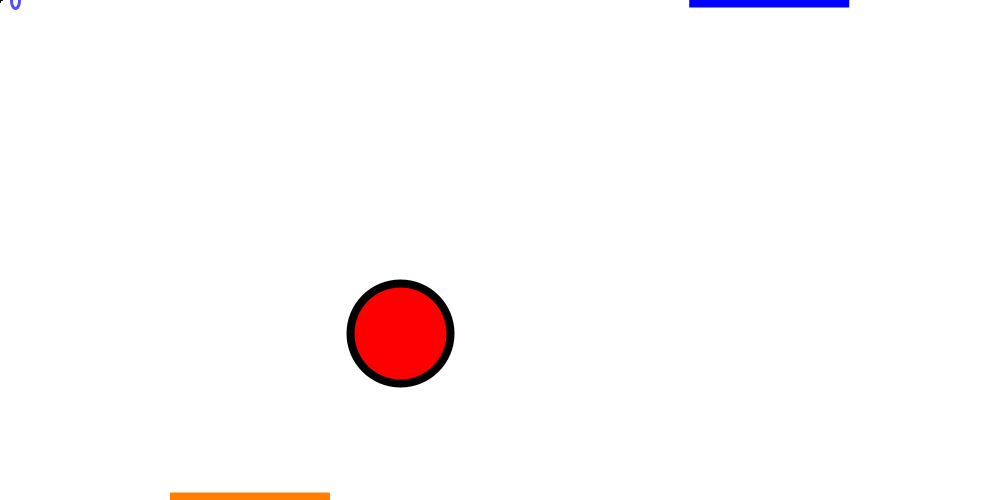
Frame 1 (no input)
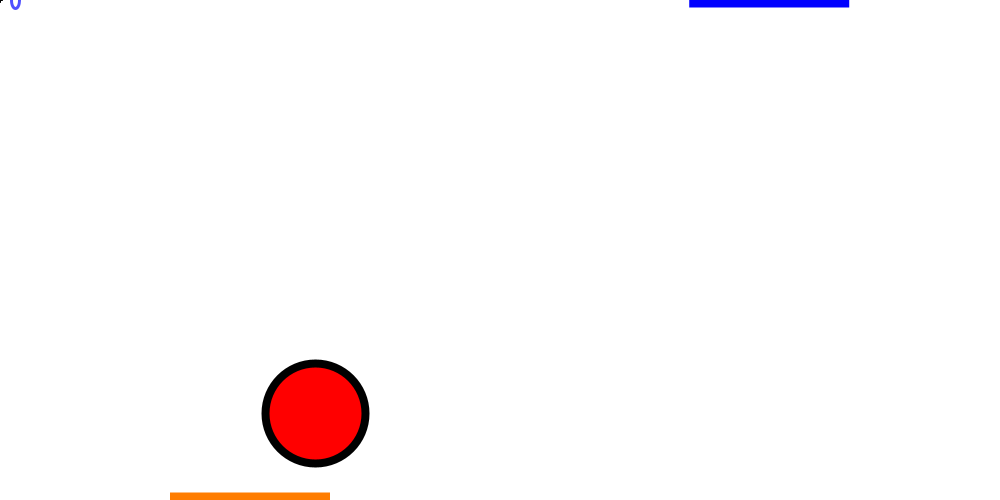
Frame 60 (the mouse pressed at the canvas centre just before this capture)
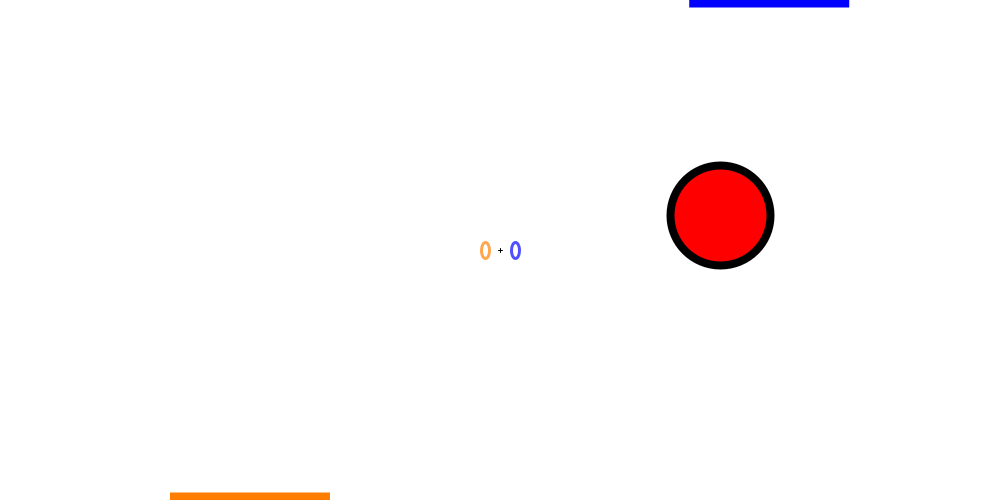
Frame 120 (the mouse held since frame 60 and released just before this capture)

The Processing sketch that drew these frames (run headless with seeded random() and noise(); from frame 60 on, the mouse is pressed at the canvas centre):

// Processing sketch: processing_103579
// ── processing_103579.pde

// Jefferson Lam
// November 2012

// ball variables
float X, Y, Xspeed, Yspeed, d, r;
// environment variables
float gravity, stopSpeed, dissipation, friction, airResist, airStopSpeed;
//portal variables
float xorng, yorng, xbl, ybl, xorngGhost, yorngGhost, xblGhost, yblGhost;
boolean orngToggle, blToggle, orngPortal, blPortal, orngPossible, blPossible, orngDraw, blDraw, orangeToBlue, blueToOrange;

void setup() {
  size(1000, 500);
  smooth();
  noCursor();
  // initialize ball variables
  d = 100;
  r = d/2;
  X = width/2.5;
  Y = height/1.5;
  Xspeed = -1.5;
  Yspeed = 0.8;

  // initialize environment variables
  gravity = 0.6;
  stopSpeed = 0.0;
  dissipation = 0.2;
  friction = 0.96;
  airResist = 0.0004;
  airStopSpeed = 0.0001;

  // initialize portal variables
  orngDraw = true;
  blDraw = true;
  orangeToBlue = false;
  blueToOrange = false;
  xorng = width/4;
  yorng = height;
  xbl = width/1.3;
  ybl = 0;
}

void draw() {
  background(255, 255, 255);
  displayBall();
  portalCheck();
  portalGhost();
  drawPortals();
  mouseOverlay();
  ballPortal();
  if (mousePressed && mouseOnBall() && orngToggle == false && blToggle == false) {
    holdBall();
  }
  else {
    moveBall();
    updateSpeed();
  }
//  debugger();
}

void keyPressed() {
  if (key == 'z') {
    orngToggle = !orngToggle;
    blToggle = false;
  } 
  else if (key == 'x') {
    blToggle = !blToggle;
    orngToggle = false;
  }
}

void mousePressed() {
  portalLocation();
}

boolean mouseOnBall() {
  if ( dist(X,Y,mouseX,mouseY)<50 ) {
    return true;
  } else {
    return false;
  }
}

boolean ballNearPortal() {
  if (dist(X,Y,xorng,yorng)<80 || dist(X,Y,xbl,ybl)<80) {
    return true;
  } else {
    return false;
  }
}

boolean ballNearOrange() {
  if (ballNearPortal() && dist(X,Y,xorng,yorng)<80) {
    return true;
  } else {
    return false;
  }
}

boolean ballNearBlue() {
  if (ballNearPortal() && dist(X,Y,xbl,ybl)<80) {
    return true;
  } else {
    return false;
  }
}


//draw the ball and constrain coordinates within window
void displayBall() {
  if ( ballNearPortal()==false ) {
    Y = constrain(Y, r, height-r);
//    print("constrained" + " ");
  } else {
//    print("not cnstrnd" + " ");
  }
  //X = constrain(X, r, width-r);
  ellipseMode(CENTER);
  //noStroke();
  stroke(0);
  strokeWeight(8);
  fill(255, 0, 0);
  ellipse(X, Y, d, d);
}



//have ball follow cursor and change 
//the ball's speed according to cursor speed
void holdBall() {
    X = mouseX;
    Y = mouseY;
    Yspeed = mouseY - pmouseY;
    Xspeed = mouseX - pmouseX;
}



//move the ball's X and Y coordinates according
//to the (changing) speed
void moveBall() {
  Y += Yspeed;
  X += Xspeed;
}

//gotta work out how the hell i'm gonna get these portals to actually transport the ball properly
//BUG: ball will sometimes bounce right out of the portal rather than teleporting to other portal
void ballPortal() {
  //orange on ground, blue on ceiling
  //ball goes through orange
  if (ballNearOrange() && yorng==height && ybl==0 && Y>height+50 && blueToOrange==false) { 
    X = xbl;
    Y = ybl;
    orangeToBlue = true;
    blueToOrange = false;
  } 
  //blue on ground, orange on ceiling
  //ball goes through blue
  if (ballNearBlue() && ybl==height && yorng==0 && Y>height+50 && orangeToBlue==false) {
    X = xorng;
    Y = yorng;
    blueToOrange = true;
    orangeToBlue = false;
  }
  //orange and blue both on ground
  //BUG: need to prevent ball from speeding up on each pass
    if (ballNearOrange() && yorng==height && ybl==height && Y>height+50 && blueToOrange==false) { 
    X = xbl;
    Y = ybl;
    Yspeed *= -0.82;
    orangeToBlue = true;
    blueToOrange = false;
  }
  if (ballNearBlue() && ybl==height && yorng==height && Y>height+50 && orangeToBlue==false) {
    X = xorng;
    Y = yorng;
    Yspeed *= -0.82;
    blueToOrange = true;
    orangeToBlue = false;
  }
  
  orangeToBlue = false;
  blueToOrange = false;
  //println("orangeToBlue = " + orangeToBlue + "   blueToOrange = " + blueToOrange);
}

//change the ball's speed according to gravity,
// walls, and friction
void updateSpeed() {
  //Y walls
  if ( abs(Yspeed)<stopSpeed ) {
    Yspeed = 0.0;
  } else if ( (Y>height-r || Y<r) && ballNearPortal()==false ) {
    Yspeed *= -(1-dissipation);
    Xspeed *= friction;
  }

  // X walls
  //  if ( abs(Xspeed) < stopSpeed ) {
  //   Xspeed = 0.0; 
  //  } else if (X > width-r || X < r) {
  //   Xspeed *= -(1-dissipation);
  //  }

  //make X-plane continuous
  if ( X>width+r ) X = -r;
  if ( X<-r ) X = width+r;

  Yspeed += gravity;
  //teleport between portals
  
  
  //air resistance
  if ( Yspeed > airStopSpeed) {
    Yspeed -= airResist;
  } else if ( Yspeed < -airStopSpeed) {
    Yspeed += airResist;
  } 

  if ( Xspeed > airStopSpeed) {
    Xspeed -= airResist;
  } else if ( Xspeed < -airStopSpeed) {
    Xspeed += airResist;
  } 

  if ( abs(Xspeed) < airStopSpeed && abs(Yspeed) < airStopSpeed) {
    Xspeed = 0;
    Yspeed = 0;
  }
  
  Yspeed = constrain(Yspeed, -40, 40);
}

//in draw()
//draw UI next to cursor
void mouseOverlay() {
  strokeWeight(1);
  stroke(0);
  line(mouseX-2, mouseY, mouseX+2, mouseY);
  line(mouseX, mouseY-2, mouseX, mouseY+2);
  
  if (orngToggle == true) {
    strokeWeight(3);
    stroke(255, 125, 0, 175); 
    fill(255, 125, 0, 175);
    ellipse(mouseX-15, mouseY, 8, 16);
  } else {
    strokeWeight(3);
    stroke(255, 125, 0, 175);
    fill(255, 255, 255, 175);
    ellipse(mouseX-15, mouseY, 8, 16);
  }
  if (blToggle == true) {
    strokeWeight(3);
    stroke(0, 0, 255, 175); 
    fill(0, 0, 255, 175);
    ellipse(mouseX+15, mouseY, 8, 16);
  } else {
    strokeWeight(3);
    stroke(0, 0, 255, 175);
    fill(255, 255, 255, 175);
    ellipse(mouseX+15, mouseY, 8, 16);
  }
}



//in draw()
//constantly determines whether or not the cursor is close to another portal based on if portal's (top || bottom) and x-location
void portalCheck() {
  if ( (ybl==0 && mouseTop() && mouseX>xbl-160 && mouseX<xbl+160) || (ybl==height && mouseBottom() && mouseX>xbl-160 && mouseX<xbl+160) ) {
    orngPossible = false;
  } else if (mouseBottom() || mouseTop() ) {
    orngPossible = true;
  } else {
    orngPossible = false;
  }
  
  if ( (yorng==0 && mouseTop() && mouseX>xorng-160 && mouseX<xorng+160) || (yorng==height && mouseBottom() && mouseX>xorng-160 && mouseX<xorng+160) ) {
    blPossible = false;
  } else if (mouseBottom() || mouseTop() ) {
    blPossible = true; 
  } else {
    blPossible = false;
  }
}



//in mousePress()
//sets the X and Y location of blue or orange portal on mousepress
void portalLocation() {
  if (orngToggle==true && orngPossible==true) {
    if ( mouseBottom() ) {
      yorng = height;
    } else if ( mouseTop() ) {
      yorng = 0;
    }
  xorng = mouseX;
  }
  xorng = constrain(xorng, 80, width-80);
  orngDraw = true; //boolean is only activated once per click and allows portal to be drawn
  
  if (blToggle==true && blPossible==true) {
    if ( mouseBottom() ) {
      ybl = height;
    } else if ( mouseTop() ) {
      ybl = 0;
    }
  xbl = mouseX;
  }
  xbl = constrain(xbl, 80, width-80);
  blDraw = true; //boolean is only activated once per click and allows portal to be drawn
}



//in draw()
//ghost to show where portal will be placed
void portalGhost() {
  if (orngToggle==true && orngPossible==true && (mouseBottom() || mouseTop())) {
    if( mouseBottom() ) {
      yorngGhost=height;
    } else if ( mouseTop() ) {
      yorngGhost=0;
    }
    xorngGhost=mouseX;
    rectMode(CENTER);     
    noStroke();
    fill(255, 125, 0, 100);
    rect(xorngGhost, yorngGhost, 160, 15);
  }
  
  if (blToggle==true && blPossible==true && (mouseBottom() || mouseTop())) {
    if( mouseBottom() ) {
      yblGhost=height;
    } else if ( mouseTop() ) {
      yblGhost=0;
    }
    xblGhost=mouseX;
    rectMode(CENTER);     
    noStroke();
    fill(0, 0, 255, 100);
    rect(xblGhost, yblGhost, 160, 15);
  }
}



boolean mouseTop() {
  if (mouseY<100) {
    return true;
  } else {
    return false;
  }
}
boolean mouseBottom() {
  if (mouseY>height-100) {
    return true;
  } else {
    return false;
  }
} 



//this is in draw()
//draws the portal according to where the mouse is clicked
void drawPortals() {
  if (orngDraw==true) {
    rectMode(CENTER);     
    noStroke();
    fill(255, 125, 0);
    rect(xorng, yorng, 160, 15);
  }
  if (blDraw == true) {
    rectMode(CENTER);     
    noStroke();
    fill(0, 0, 255);
    rect(xbl, ybl, 160, 15);
  }
}
